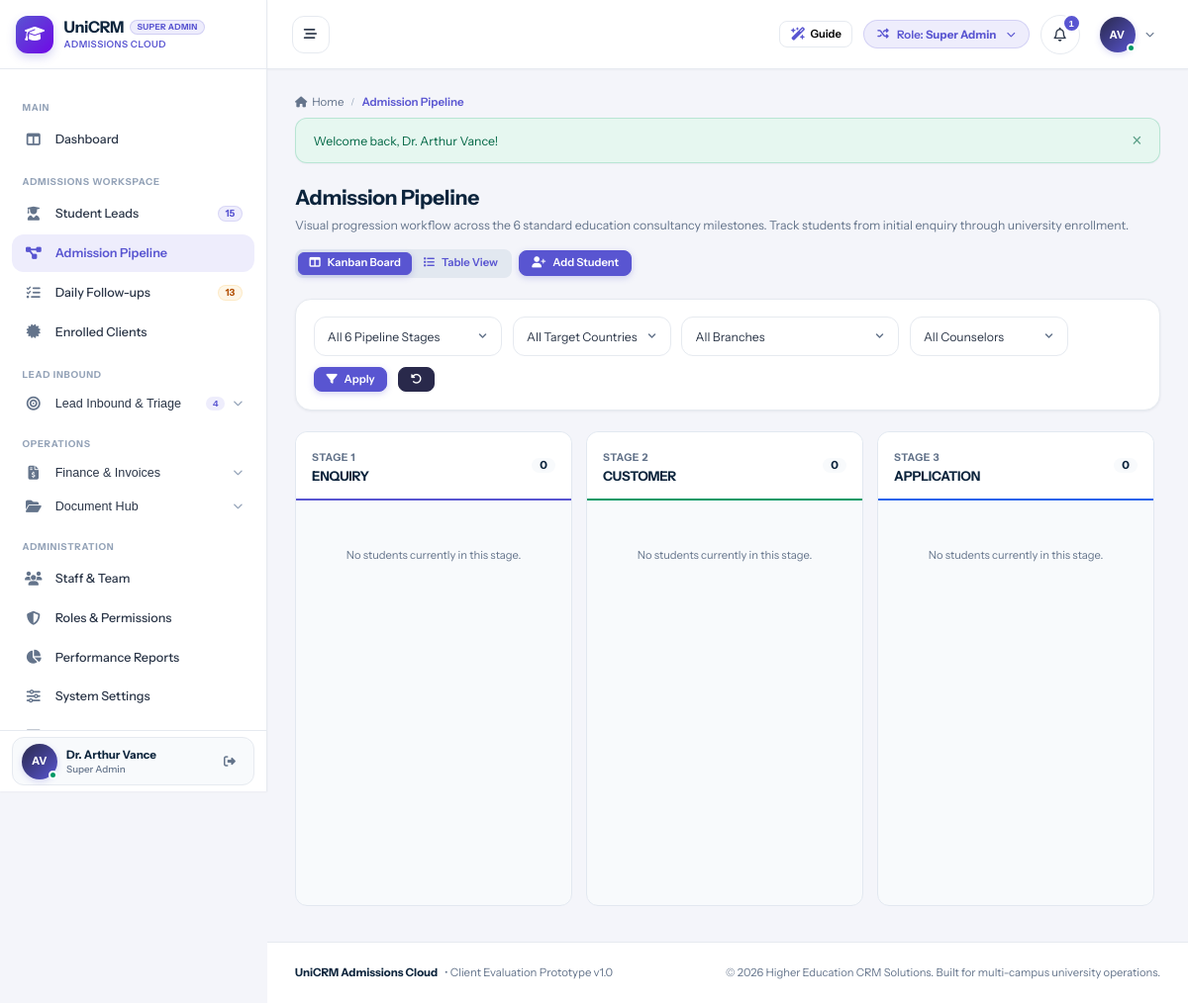
Screenshot of /admissions/index.php (signed in) with the database file from the repository.
### tables this page shows
CREATE TABLE `users` (
  `id` int(11) NOT NULL AUTO_INCREMENT,
  `branch_id` int(11) DEFAULT NULL,
  `role_id` int(11) NOT NULL,
  `manager_id` int(11) DEFAULT NULL,
  `reporting_manager_id` int(11) DEFAULT NULL,
  `name` varchar(150) NOT NULL,
  `email` varchar(150) NOT NULL,
  `password` varchar(255) NOT NULL,
  `phone` varchar(50) DEFAULT NULL,
  `designation` varchar(100) DEFAULT NULL,
  `avatar` varchar(255) DEFAULT NULL,
  `status` enum('Active','Inactive') DEFAULT 'Active',
  `created_at` datetime DEFAULT current_timestamp(),
  `updated_at` datetime DEFAULT NULL ON UPDATE current_timestamp(),
  PRIMARY KEY (`id`),
  UNIQUE KEY `email` (`email`),
  KEY `idx_branch` (`branch_id`),
  KEY `idx_role` (`role_id`),
  KEY `idx_manager` (`manager_id`)
);

CREATE TABLE `roles` (
  `id` int(11) NOT NULL AUTO_INCREMENT,
  `name` varchar(50) NOT NULL,
  `label` varchar(100) NOT NULL,
  `description` text DEFAULT NULL,
  `created_at` datetime DEFAULT current_timestamp(),
  PRIMARY KEY (`id`),
  UNIQUE KEY `name` (`name`)
);

CREATE TABLE `admission_stages` (
  `id` int(11) NOT NULL AUTO_INCREMENT,
  `step_number` int(11) NOT NULL,
  `name` varchar(100) NOT NULL,
  `code` varchar(50) NOT NULL,
  `description` text DEFAULT NULL,
  `color_code` varchar(20) DEFAULT '#5955D1',
  `color` varchar(20) DEFAULT '#5955D1',
  PRIMARY KEY (`id`),
  UNIQUE KEY `step_number` (`step_number`),
  UNIQUE KEY `name` (`name`),
  UNIQUE KEY `code` (`code`)
);

### admissions/index.php (the view, shortened to what the rows shown need)
<?php
require_once __DIR__ . '/../config/database.php';
require_once __DIR__ . '/../config/helpers.php';
require_once __DIR__ . '/../includes/auth.php';
require_login();
$viewMode = $_GET['view'] ?? 'kanban';
$filterStage = trim($_GET['stage'] ?? '');
$scopeClause = get_crm_scope_clause('l', 'assigned_counselor_id', 'branch_id');
$where = ["l.is_archived = 0", $scopeClause];
$params = [];
$whereSql = implode(' AND ', $where);
$stages = $pdo->query("SELECT * FROM admission_stages ORDER BY step_number ASC")->fetchAll();
$sql = "
    SELECT l.*, b.name AS branch_name, u.name AS counselor_name
    FROM leads l
    LEFT JOIN branches b ON l.branch_id = b.id
    LEFT JOIN users u ON l.assigned_counselor_id = u.id
    WHERE {$whereSql}
    ORDER BY l.id DESC
";
$stmt = $pdo->prepare($sql);
$stmt->execute($params);
$allLeads = $stmt->fetchAll();
$leadsByStage = [];
foreach ($stages as $stg) {
    $leadsByStage[$stg['code']] = [];
}
foreach ($allLeads as $ld) {
    $stageKey = $ld['stage'];
    if (!isset($leadsByStage[$stageKey])) {
        $leadsByStage[$stageKey] = [];
    }
    $leadsByStage[$stageKey][] = $ld;
}
include __DIR__ . '/../includes/header.php';
?>
<div class="page-header" style="display:flex; justify-content:space-between; align-items:flex-start; margin-bottom:1.5rem; flex-wrap:wrap; gap:1rem;">
  <div>
    <h1 style="font-size:1.5rem; font-weight:700; color:var(--text-heading); margin:0 0 0.35rem 0;">Admission Pipeline</h1>
  </div>
</div>
<?php if ($viewMode === 'kanban'): ?>
  <div style="overflow-x:auto; padding-bottom:1.5rem;">
    <div style="display:grid; grid-template-columns:repeat(<?= !empty($filterStage) ? '1' : '6' ?>, minmax(280px, 1fr)); gap:1rem; align-items:start; min-width:<?= !empty($filterStage) ? '380px' : '1680px' ?>;">
    <?php foreach ($stages as $s):
      $stageKey = $s['code'];
      $stageCards = $leadsByStage[$stageKey] ?? [];
      $color = $s['color_code'] ?? $s['color'] ?? 'var(--primary)';
    ?>
      <div style="background:#f8fafc; border-radius:12px; border:1px solid #e2e8f0; min-height:480px; display:flex; flex-direction:column;">
        <div style="padding:1rem 1.15rem; border-bottom:2px solid <?= htmlspecialchars($color) ?>; background:#fff; border-top-left-radius:12px; border-top-right-radius:12px; display:flex; justify-content:space-between; align-items:center;">
          <div>
            <span style="font-size:0.75rem; font-weight:700; color:var(--text-muted); text-transform:uppercase; letter-spacing:0.5px;">
              Stage <?= $s['step_number'] ?>
            </span>
            <h4 style="font-size:0.95rem; font-weight:800; color:var(--text-heading); margin:2px 0 0 0;">
              <?= htmlspecialchars($s['name']) ?>
            </h4>
          </div>
          <span class="badge" style="background:var(--bg-subtle); color:var(--text-heading); font-weight:800; font-size:0.8rem; border-radius:12px; padding:2px 8px;">
            <?= count($stageCards) ?>
          </span>
        </div>
        <div style="padding:0.85rem; display:flex; flex-direction:column; gap:0.75rem; flex:1;">
          <?php if (empty($stageCards)): ?>
            <div style="text-align:center; padding:2.5rem 1rem; color:var(--text-muted); font-size:0.8rem;">
              No students currently in this stage.
            </div>
          <?php endif; ?>
        </div>
      </div>
    <?php endforeach; ?>
    </div>
  </div>
<?php endif; ?>
<?php include __DIR__ . '/../includes/footer.php'; ?>

### includes/header.php (shortened to what the rows shown need)
<?php
require_once __DIR__ . '/auth.php';
$currentUser = current_user();
$unreadNotifCount = $currentUser ? get_unread_notifications_count($currentUser['id']) : 0;
?>
<!DOCTYPE html>
<html lang="en">
<head>
  <link rel="stylesheet" href="https://cdnjs.cloudflare.com/ajax/libs/font-awesome/6.5.1/css/all.min.css">
  <link rel="stylesheet" href="<?= base_url('assets/css/style.css') ?>">
</head>
<body>
<div id="app-layout">
  <?php include __DIR__ . '/sidebar.php'; ?>
  <div id="main-wrapper">
    <header id="top-navbar">
      <div class="navbar-right">
        <div class="role-switcher-dropdown" style="position: relative;">
          <button type="button" class="role-switcher-btn" id="role-switcher-btn" title="Simulate different role permissions">
            <span>Role: <strong><?= htmlspecialchars($currentUser['role_label'] ?? 'Guest') ?></strong></span>
          </button>
        </div>
        <div style="position: relative;">
          <button type="button" class="notification-bell-btn" id="notif-bell-btn" title="Notifications">
            <i class="fa-regular fa-bell"></i>
            <?php if ($unreadNotifCount > 0): ?>
              <span class="notification-counter"><?= $unreadNotifCount ?></span>
            <?php endif; ?>
          </button>
        </div>
        <div style="position: relative;">
          <button type="button" class="profile-dropdown-btn" id="user-profile-btn">
            <div class="user-avatar-sm online">
              <?= user_initials($currentUser['name'] ?? 'U') ?>
            </div>
            <i class="fa-solid fa-chevron-down" style="font-size:0.65rem; color:var(--text-muted);"></i>
          </button>
        </div>
      </div>
    </header>
    <main class="content-area">

### includes/sidebar.php (shortened to what the rows shown need)
<?php
$currentUser = current_user();
?>
<aside id="sidebar">
<?php
$rawRoleLabel = $currentUser['role_label'] ?? 'Staff';
$headerRoleBadge = $rawRoleLabel;
?>
  <div class="sidebar-header" id="sidebar-brand-header">
    <a href="<?= base_url('dashboard/index.php') ?>" class="brand-wrapper">
      <div class="brand-text">
        <div class="brand-title-row">
          <h1 class="brand-title">UniCRM</h1>
          <span class="sidebar-role-badge sidebar-demo-badge" title="<?= htmlspecialchars($rawRoleLabel) ?>"><?= htmlspecialchars($headerRoleBadge) ?></span>
        </div>
      </div>
    </a>
  </div>
  <div class="sidebar-user">
    <div class="sidebar-user-card">
      <div class="user-snippet">
        <div class="user-avatar-sm online" title="<?= htmlspecialchars($currentUser['name'] ?? 'User') ?>">
          <?= user_initials($currentUser['name'] ?? 'U') ?>
        </div>
        <div class="user-info">
          <span class="user-name" title="<?= htmlspecialchars($currentUser['name'] ?? 'User') ?>"><?= htmlspecialchars($currentUser['name'] ?? 'User') ?></span>
          <span class="user-role"><?= htmlspecialchars($currentUser['role_label'] ?? 'Staff') ?></span>
        </div>
      </div>
    </div>
  </div>
</aside>

### rows the page displays
users: role.label "SUPER ADMIN", name "AV", name "Dr. Arthur Vance", role.label "Super Admin", id "1"
admission_stages: step_number "1", name "ENQUIRY", code "0"
admission_stages: step_number "2", name "CUSTOMER", code "0"
admission_stages: step_number "3", name "APPLICATION", code "0"

### other values shown
$sidebarActiveLeadsCount "15"
$sidebarTotalTasks "13"
$sidebarWebLeadsCount "4"
$pageTitle "Admission Pipeline"
$flash['message'] "Welcome back, Dr. Arthur Vance!"
